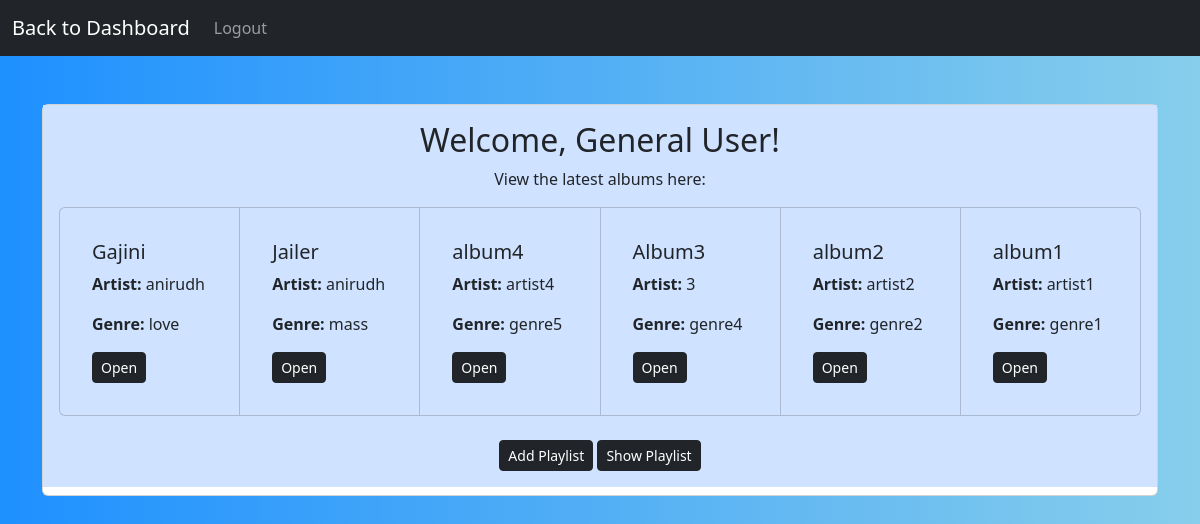
Page /all_dashboard (signed in) on the committed database.
### models.py (models this page shows)
class Album(db.Model):
    id = db.Column(db.Integer, primary_key=True)
    name = db.Column(db.String(100), nullable=False)
    genre = db.Column(db.String(50))
    artist = db.Column(db.String(100))
    creator_id = db.Column(db.Integer, db.ForeignKey('user.id'), nullable=False)
    date_created = db.Column(db.DateTime, default=datetime.utcnow)
    songs = db.relationship('Song', backref='album', lazy=True)

### app.py (the view, shortened to what this page needs)
@app.route('/all_dashboard')
def all_dashboard():
    user_id = session['user_id']
    albums = Album.query.order_by(Album.date_created.desc()).all()
    user = User.query.get(user_id)
    if user.role == 'creator' and user.status:
        albums_creator = Album.query.filter(Album.creator_id == user_id).order_by(Album.date_created.desc()).all()
        return render_template('creator_dashboard.html', albums=albums_creator, creator=user)
    if user.role == 'creator' and not user.status:
        return render_template('black_creator.html')
    else:
        return render_template('general_user_dashboard.html', albums=albums)

### templates/general_user_dashboard.html
{% extends 'base.html' %}
{% block content %}
<nav class="navbar navbar-expand-lg navbar-dark bg-dark">
    <div class="container-fluid">
        <a class="navbar-brand" href="{{ url_for('all_dashboard') }}">Back to Dashboard</a>
        <div class="navbar-collapse" id="navbarNav">
            <ul class="navbar-nav ml-auto">
                <li class="nav-item">
                    <a class="nav-link" href="/">Logout</a>
                </li>
            </ul>
        </div>
    </div>
</nav>
<div class="container mt-5 ">
    <div class="card">
        <div class="card-body p-3 mb-2 bg-primary-subtle text-emphasis-warning">
            <h2 class="card-title text-center">Welcome, General User!</h2>
            <p class="text-center">View the latest albums here:</p>
            <div class="card-group">
                {% for album in albums %}
                    <div class="card p-3 mb-2 bg-primary-subtle text-emphasis-danger">
                        <div class="card-body ">
                            <h5 class="card-title">{{ album.name }}</h5>
                            <p class="card-text"><strong>Artist:</strong> {{ album.artist }}</p>
                            <p class="card-text"><strong>Genre:</strong> {{ album.genre }}</p>
                            <a href="{{ url_for("get_songs", album_id = album.id) }}" class="btn btn-dark btn-sm">Open</a>
                        </div>
                    </div>
                {% endfor %}
            </div>
            <div class="text-center mt-3">
                <a href="./all_dashboard/create_playlist" class="btn btn-dark btn-sm">Add Playlist</a>
                <a href="./all_dashboard/playlists" class="btn btn-dark btn-sm">Show Playlist</a>
            </div>
        </div>
    </div>
</div>
{% endblock %}

### rows in the picture
Album: name "Gajini", artist "anirudh", genre "love"
Album: name "Jailer", artist "anirudh", genre "mass"
Album: name "album4", artist "artist4", genre "genre5"
Album: name "Album3", artist "3", genre "genre4"
Album: name "album2", artist "artist2", genre "genre2"
Album: name "album1", artist "artist1", genre "genre1"
